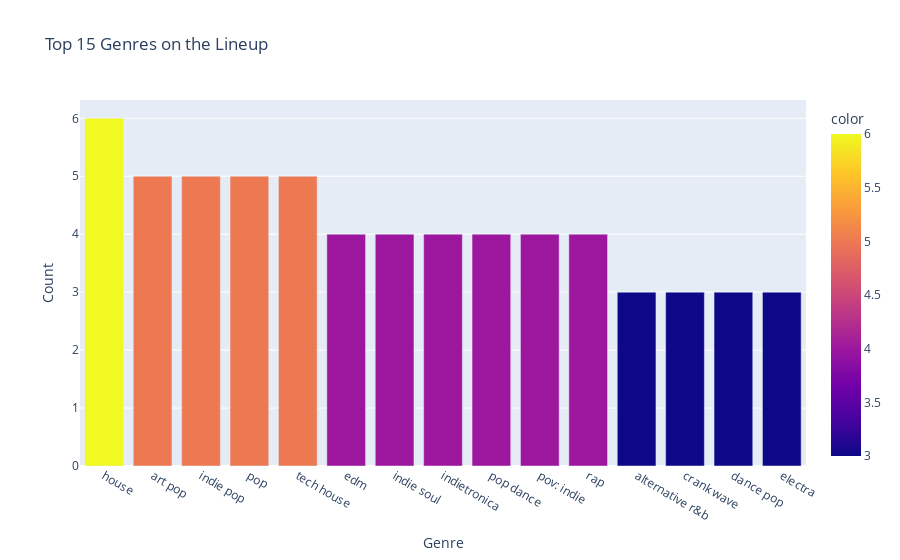

Here is the notebook cell this chart was saved with:
### Code cell
# Visualize Genres
genres = []
counts = []

for i in range(len(top15)):
    genres.append(top15[i][0])
    counts.append(int(top15[i][1]))

fig = px.bar(top15, 
             x = genres, 
             y = counts, 
             color = counts,
             title = "Top 15 Genres on the Lineup",
             labels={
                     "x": "Genre",
                     "y": "Count"
                 })

fig.show()

### Figure 1 — Plotly figure (JSON) as saved in the notebook; plotly's stock layout.template omitted (floating-point values rounded to 4 significant figures)
{"data": [{"alignmentgroup": "True", "hovertemplate": "Genre=%{x}<br>Count=%{y}<br>color=%{marker.color}<extra></extra>", "legendgroup": "", "marker": {"color": [6, 5, 5, 5, 5, 4, 4, 4, 4, 4, 4, 3, 3, 3, 3], "coloraxis": "coloraxis", "pattern": {"shape": ""}}, "name": "", "offsetgroup": "", "orientation": "v", "showlegend": false, "textposition": "auto", "type": "bar", "x": ["house", "art pop", "indie pop", "pop", "tech house", "edm", "indie soul", "indietronica", "pop dance", "pov: indie", "rap", "alternative r&b", "crank wave", "dance pop", "electra"], "xaxis": "x", "y": [6, 5, 5, 5, 5, 4, 4, 4, 4, 4, 4, 3, 3, 3, 3], "yaxis": "y"}], "layout": {"barmode": "relative", "coloraxis": {"colorbar": {"title": {"text": "color"}}, "colorscale": [[0, "#0d0887"], [0.1111, "#46039f"], [0.2222, "#7201a8"], [0.3333, "#9c179e"], [0.4444, "#bd3786"], [0.5556, "#d8576b"], [0.6667, "#ed7953"], [0.7778, "#fb9f3a"], [0.8889, "#fdca26"], [1, "#f0f921"]]}, "legend": {"tracegroupgap": 0}, "title": {"text": "Top 15 Genres on the Lineup"}, "xaxis": {"anchor": "y", "domain": [0, 1], "title": {"text": "Genre"}}, "yaxis": {"anchor": "x", "domain": [0, 1], "title": {"text": "Count"}}}}
